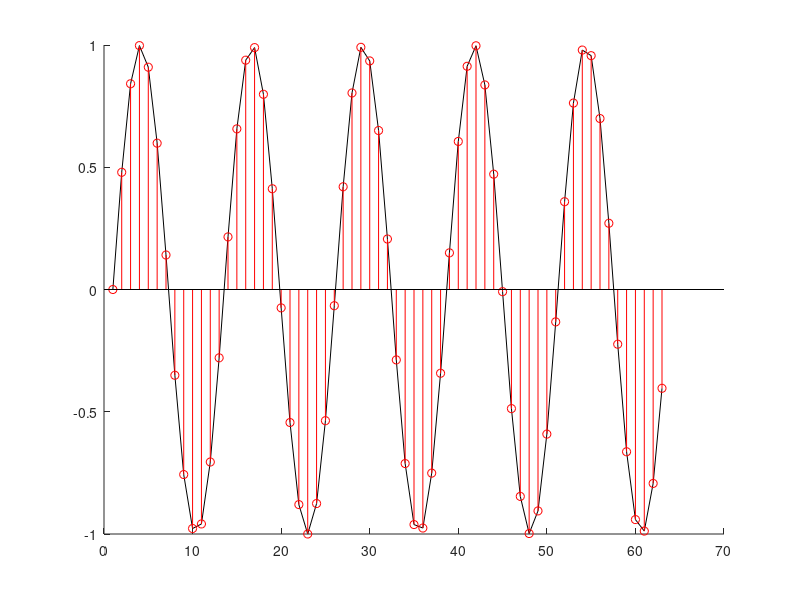

Source code (MATLAB):
% Tecnologico de Costa Rica
% Escuela de Ingenieria Electronica
% El-5805 Procesamiento Digital de Señales

% This Octave File solves the
% problems given for the Course
% Digital Signal Processing

% All the plots are generated in a same window
hold on;

% Define a function called grapher, this
% functions lets generate a graph of a
% function f(x) = sin(x) in a continuos
% way.
% This function reveices a vector with finite
% values of the domain.
function graph = grapher(d)
  plot(sin(d),"k");
end

% Define a function called grapher, this
% functions lets generate a graph of a
% function f(x) = sin(x) in a discrete
% way.
% This function reveices a vector with finite
% values of the domain.
function graphDiscrete = grapherDiscrete(d)
  stem(sin(d),"r");
end

% Lets generate a vector of numbers
% that will work as a domain.
% From 0 to 10 with steps of 0.5
domain = 0:0.5:10*pi;

% Lets call the functions
grapher(domain);
grapherDiscrete(domain);

% Release the hold on instruction
hold off;